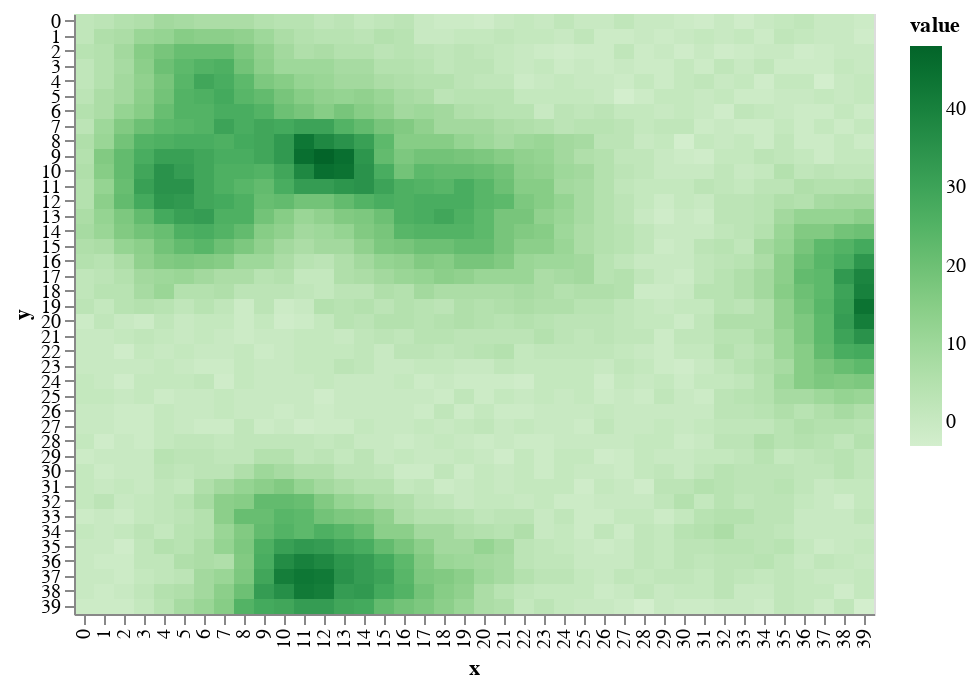

Write notebook code for a chart like this one.
### Code cell
draw.drawTerrainHeight(world.grid_elevation)

### Figure 1 — Vega-Lite specification as saved in the notebook (floating-point values rounded to 4 significant figures; data arrays with more than 128 entries replaced by an {"elided": "..."} marker saying what was removed)
{"$schema": "https://vega.github.io/schema/vega-lite/v2.6.0.json", "config": {"view": {"height": 300, "width": 400}}, "data": {"name": "data-b2512f022b54de4c9387f79afe685936"}, "datasets": {"data-b2512f022b54de4c9387f79afe685936": {"elided": "1600 records"}}, "encoding": {"color": {"field": "value", "scale": {"scheme": "greens"}, "type": "quantitative"}, "x": {"field": "x", "type": "ordinal"}, "y": {"field": "y", "type": "ordinal"}}, "mark": "rect"}
